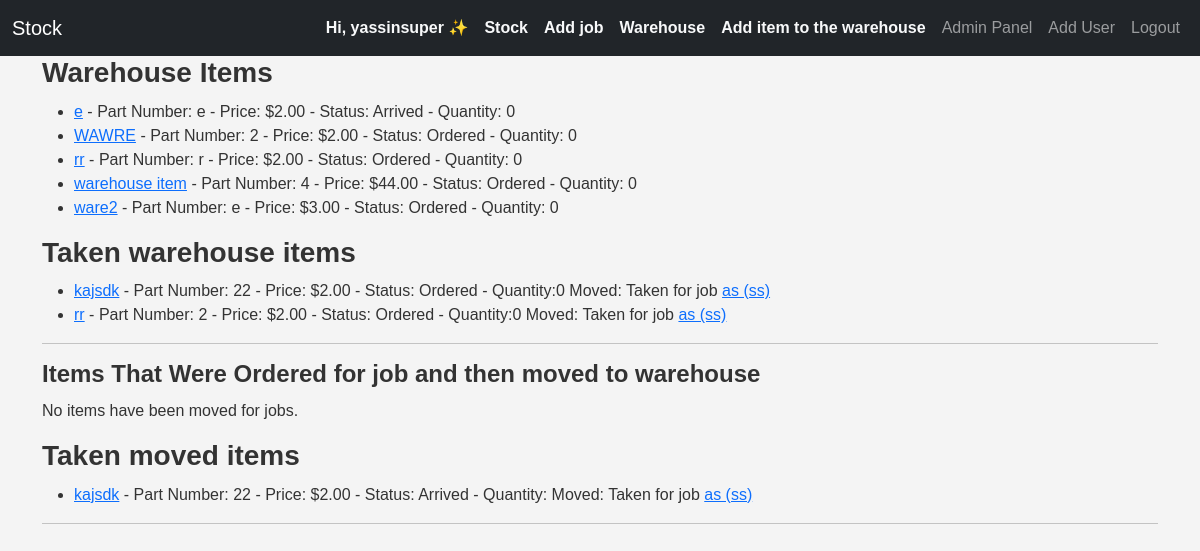
The page /warehouse/ (signed in) on the database its author committed.
### inventory/models.py (models this page shows, shortened)
class CustomUser(AbstractUser):
    company = models.ForeignKey(Company, on_delete=models.CASCADE, null=True, blank=True, related_name="employeees")
    email = models.EmailField(unique=True)
    username = models.CharField(max_length=90, unique=False)
    groups = models.ManyToManyField('auth.Group', related_name='users')
    REQUIRED_FIELDS = ['username',]
    USERNAME_FIELD = 'email'
    class Meta:
        verbose_name_plural = 'users'
        ordering = ['id']

class Company(models.Model):
    owner = models.ForeignKey("inventory.CustomUser", on_delete=models.CASCADE, null=True, blank=True,related_name="company_owner")
    employees = models.ManyToManyField('CustomUser', related_name='companies')
    company_name=models.CharField(max_length=70)
    company_email = models.EmailField(max_length=100)
    address=models.TextField()
    phone=models.CharField(max_length=15)
    class Meta:
        verbose_name_plural = 'companies'
        ordering = ['company_name']

class Item(models.Model):
    CHOICES=[
        ('ordered', 'Ordered'),
        ('arrived', 'Arrived'),
        ('not_ordered','Not ordered'),
    ]
    job = models.ForeignKey(
        Job,
        on_delete=models.CASCADE,
        null=True,
        blank=True,
        related_name="items"
    )
    name=models.CharField(max_length=70)
    part_number=models.TextField(max_length=30)
    reference=models.TextField(blank=True,null=True,max_length=40)
    price=models.DecimalField(max_digits=10, decimal_places=2)
    supplier=models.CharField(max_length=70)
    status=models.CharField(max_length=20,choices=CHOICES,default="not_ordered")
    company=models.ForeignKey(Company,on_delete=models.CASCADE,related_name="item_company")
    added_date=models.DateTimeField(auto_now_add=True)
    added_by=models.ForeignKey(CustomUser, on_delete=models.DO_NOTHING, null=True, blank=True, related_name="added_by_user")
    is_warehouse_item=models.BooleanField(default=False)
    is_moved_to_warehouse=models.BooleanField(default=False)
    warehouse_quantity=models.PositiveSmallIntegerField(default=0)
    job_quantity=models.PositiveSmallIntegerField(default=0)
    arrived_quantity=models.PositiveSmallIntegerField(default=0)
    is_used=models.BooleanField(default=False)
    notes=models.TextField(null=True, blank=True)

class Job(models.Model):
    status_chouces=[
        ('ready', 'Ready'),
        ('paused', 'Paused'),
        ('completed', 'Completed'),
        ('cancelled', 'Cancelled'),
        ('quoted', 'Quoted and waiting')
    ]
    address = models.CharField(max_length=70)
    job_id=models.IntegerField()
    status=models.CharField(choices=status_chouces, max_length=20)
    parent_account=models.CharField(max_length=70)
    added_date=models.DateField(auto_now_add=True)
    company=models.ForeignKey(Company,on_delete=models.CASCADE,related_name="job_company")
    items_arrived=models.BooleanField(default=False, )
    post_code=models.CharField(max_length=10, null=True, blank=True)
    quoted=models.BooleanField(default=False)
    class Meta:
        unique_together = ('job_id', 'company')  # Enforce uniqueness at the company level
    def __str__(self):
        return self.address +" ("+ str(self.parent_account)+") "

### inventory/views.py (the view)
# urls.py: path('warehouse/',views.warehouse,name='warehouse'),
def warehouse(request):
    warehouse_items=Item.objects.filter(is_warehouse_item=True ,company=request.user.company,job=None)
    moved_items=Item.objects.filter(is_moved_to_warehouse=True ,company=request.user.company,job=None)
    used_warehouse_items=Item.objects.filter(is_warehouse_item=True ,company=request.user.company,job= not None)
    used_moved_items=Item.objects.filter(is_moved_to_warehouse=True ,company=request.user.company,job= not None)
    return render(request,'inventory/warehouse.html',{'warehouse_items':warehouse_items,'moved_items':moved_items,'used_warehouse_items':used_warehouse_items,'used_moved_items':used_moved_items})

### inventory/templatetags/custom_tags.py (called while the page is built)
@register.filter
def is_admin(user):
    if user.groups.filter(name='Admin').exists() or user.company.owner==user:
        return True
    return False

@register.filter
def is_owner(user):
    if user.is_authenticated and user.company.owner==user:
        return True
    return False

### templates/inventory/warehouse.html
{% extends 'inventory/base.html' %}
{% load static %}
{% load custom_tags %}
{% block body %}
  <h3>Warehouse Items</h3>
  {% if warehouse_items %}
    <ul>
      {% for item in warehouse_items %}
        <li>
          <a href="{% url 'update_warehouse_item' item.id %}">{{ item.name }}</a> - Part Number: {{ item.part_number }} - Price: ${{ item.price }} - Status: {{ item.get_status_display }} - Quantity: {{ item.warehouse_quantity }}
        </li>
      {% endfor %}
    </ul>
  {% else %}
    <p>No items in the warehouse.</p>
  {% endif %}
  <h3>Taken warehouse items</h3>
  {% if used_warehouse_items %}
    <ul>
      {% for item in used_warehouse_items %}
        <li>
          <a href="{% url 'update_warehouse_item' item.id %}">{{ item.name }}</a> - Part Number: {{ item.part_number }} - Price: ${{ item.price }} - Status: {{ item.get_status_display }} - Quantity:{{ item.warehouse_quantity }} Moved: {{ item.quantity_moved }}
          <span style="color: ;">Taken for job <a href="{% url 'update_job' item.job.id %}">{{ item.job }}</a></span>
        </li>
      {% endfor %}
    </ul>
  {% endif %}
  <hr />
  <h4>Items That Were Ordered for job and then moved to warehouse</h4>
  {% if moved_items %}
    <ul>
      {% for item in moved_items %}
        <li>
          <a href="{% url 'update_warehouse_item' item.id %}">{{ item.name }}</a> - Part Number: {{ item.part_number }} - Price: ${{ item.price }} - Status: {{ item.get_status_display }} - Quantity Moved: {{ item.quantity_moved }}
        </li>
      {% endfor %}
    </ul>
  {% else %}
    <p>No items have been moved for jobs.</p>
  {% endif %}
  <h3>Taken moved items</h3>
  {% if used_moved_items %}
    <ul>
      {% for item in used_moved_items %}
        <li>
          <a href="{% url 'update_warehouse_item' item.id %}">{{ item.name }}</a> - Part Number: {{ item.part_number }} - Price: ${{ item.price }} - Status: {{ item.get_status_display }} - Quantity: Moved: {{ item.quantity_moved }}
          <span style="color: ;">Taken for job <a href="{% url 'update_job' item.job.id %}">{{ item.job }}</a></span>
        </li>
      {% endfor %}
    </ul>
  {% endif %}
  <hr />
{% endblock %}

### templates/inventory/base.html (shortened to what this page needs)
{% load static %}
{% load custom_tags %}
<!DOCTYPE html>
<html lang="en">
  <head>
    <link href="https://cdn.jsdelivr.net/npm/bootstrap@5.3.3/dist/css/bootstrap.min.css" rel="stylesheet" />
    <link rel="stylesheet" href="{% static 'css/style.css' %}" />
  </head>
  <body>
    {% if request.user.is_authenticated %}
      <nav class="navbar navbar-expand-lg navbar-dark bg-dark">
        <div class="container-fluid">
          <a class="navbar-brand" href="{% url 'inventory' %}">{{ request.user.company.company_name }}</a>
          <div class="collapse navbar-collapse" id="navbarNav">
            <ul class="navbar-nav ms-auto align-items-center">
              <li class="nav-item">
                <a class="nav-link fw-bold text-light" href="{% url 'update_user' request.user.id %}">
                  {% if request.user|is_owner %}
                    Hi, {{ request.user.username }} ✨
                  {% else %}
                    {% if request.user|is_admin %}
                      {{ request.user.username }}👔 <small>Admin</small>
                    {% else %}
                      {{ request.user.username }}👔 <small>Employee</small>
                    {% endif %}
                  {% endif %}
                </a>
              </li>
              {% if request.user.company %}
                {% if request.user|is_owner %}
                  <li class="nav-item">
                    <a class="nav-link fw-bold text-light" href="{% url 'update_company' request.user.company.id %}">{{ request.user.company.company_name }}</a>
                  </li>
                {% else %}
                  <li class="nav-item">
                    <a class="nav-link fw-bold text-light" href="{% url 'update_company' request.user.company.id %}">{{ request.user.company.company_name }}</a>
                  </li>
                {% endif %}
              {% endif %}
              <li class="nav-item">
                <a class="nav-link fw-bold text-light" href="{% url 'create_job' %}">Add job</a>
              </li>
              <li class="nav-item">
                <a class="nav-link fw-bold text-light" href="{% url 'warehouse' %}">Warehouse</a>
              </li>
              <li class="nav-item">
                <a class="nav-link fw-bold text-light" href="{% url 'item_add' True %}">Add item to the warehouse</a>
              </li>
              {% if request.user|is_admin %}
                <li class="nav-item">
                  <a class="nav-link" href="{% url 'admin_panel' %}">Admin Panel</a>
                </li>
                <li class="nav-item">
                  <a class="nav-link" href="{% url 'register' %}">Add User</a>
                </li>
              {% endif %}
              <li class="nav-item">
                <a class="nav-link" href="{% url 'logout' %}">Logout</a>
              </li>
            </ul>
          </div>
        </div>
      </nav>
    {% endif %}
    <div class="container content">
      {% block body %}
      {% endblock %}
    </div>
  </body>
</html>

### stock/static/css/style.css (style rules this page uses)
body { font-family: Arial, sans-serif; background: #f4f4f4; margin: 0; padding: 0; color: #333; }
h2, h3, h4 { font-weight: 600; margin-bottom: 10px; }

### rows shown on the page
CustomUser: user.company.company_name "Stock", user.username "yassinsuper"
Item: name "e", part_number "e", price "2.00", status "Arrived", warehouse_quantity "0"
Item: name "WAWRE", part_number "2", price "2.00", status "Ordered", warehouse_quantity "0"
Item: name "rr", part_number "r", price "2.00", status "Ordered", warehouse_quantity "0"
Item: name "warehouse item", part_number "4", price "44.00", status "Ordered", warehouse_quantity "0"
Item: name "ware2", part_number "e", price "3.00", status "Ordered", warehouse_quantity "0"
Item: name "kajsdk", part_number "22", price "2.00", status "Ordered", warehouse_quantity "0", job "as (ss)"
Item: name "rr", part_number "2", price "2.00", status "Ordered", warehouse_quantity "0", job "as (ss)"
Item: name "kajsdk", part_number "22", price "2.00", status "Arrived", job "as (ss)"
